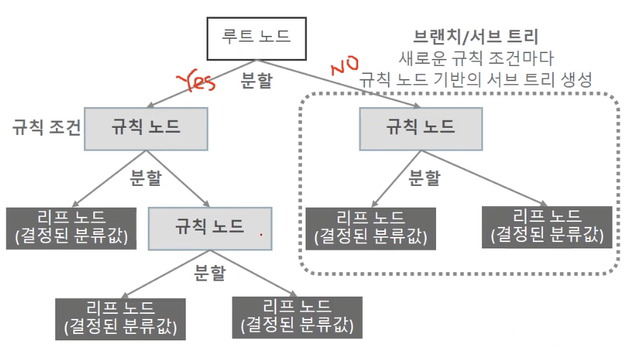
#> input picture 4장/sample1.png, 624 x 349 px, shrunk from 870 x 486 before the run
$ jupyter execute --allow-errors '4.2_결정트리.ipynb'   (shell and % lines are left out)
#> lines starting #> are read from the running program, lines starting #| are printed output that depends on the picture
### Classification

#### 대표적인 분류 알고리즘
* 베이즈(Bayes) 통계와 생성 모델에 기반한 나이브 베이즈(Naive Bayes)
* 독립변수와 종속변수의 선형 관계성에 기반한 로지스틱 회귀(Logistic Regression)
* 데이터 균일도에 따른 규칙 기반의 결정 트리(Decision Tree)
* 개별 클래스 간의 최대 분류 마진을 효과적으로 찾아주는 Support Vector Machine
* 근접 거리를 기준으로 하는 최소 근접(Nearest Neighbor) 알고리즘
* 심층 연결 기반의 신경망(Neural Network)
* 서로 다른(또는 같은) 머신러닝 알고리즘을 결합한 앙상블(Ensemble)

### 1. 결정트리
* 매우 쉽고 유연하게 적용될 수 있는 알고리즘.
* 데이터의 스케일링이나 정규화 등의 사전 가공의 영향이 매우적음.
* 하지만 예측 성능을 향상시키기 위해 복잡한 규칙 구조를 가져야 하며, 이로 인한 과적합(overfitting)이 발생해 반대로 예측 성능이 정하 될 수도 있다는 단점이 있음.

* 하지만 이러한 단점이 앙상블 기법에서는 오히려 장점으로 작용함.
* 앙상블은 매우 많은 여러개의 약한 학습기(즉, 예측 성능이 상대적으로 떨어지는 학습 알고리즘) 을 결합해 확률적 보완과 오류가 발생한 부분에 대한 가중치를 계속 업데이트 하면서 예측성능을 향상시키는데, 결정 트리가 좋은 약한 학습기가 되기 때문이다(GBM, XGBoost, LightGBM 등).

* 결정트리 알고리즘은 데이터에 있는 규칙을 학습을 통해 자동으로 찾아내 트리(Tree) 기반의 분류 규칙을 만든다(if-else 기반 규칙)
* 따라서 데이터의 어떤 기준을 바탕으로 규칙을 만들어야 가장 효율적인 분류가 될 것인가가 알고리즘의 성능을 크게 좌우한다.

[cell 1]
import matplotlib.image as img
import matplotlib.pyplot as pp

fileName = "sample1.png"
ndarray = img.imread(fileName)
#> ndarray is the input picture: shape (349, 624, 4) float32; mean R, G, B, A 0.903, 0.902, 0.903, 1
pp.imshow(ndarray)
pp.show()

[cell 2]
import matplotlib.image as img
import matplotlib.pyplot as pp

fileName = "sample2.png"
ndarray = img.imread(fileName)
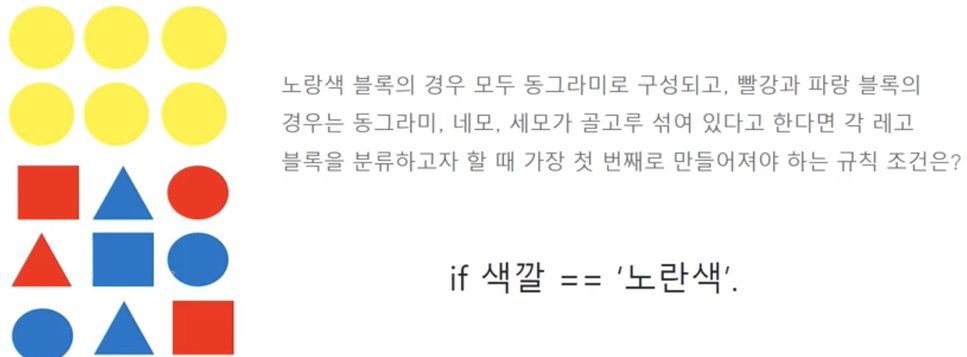
#> input picture 4장/sample2.png, 967 x 357 px, shrunk from 1348 x 498 before the run
#> ndarray is the input picture: shape (357, 967, 4) float32; mean R, G, B, A 0.953, 0.938, 0.911, 1
pp.imshow(ndarray)
pp.show()

### 2. 결정트리에서 정보 균일도를 측정하는 방법 --> 정보 균일도 바탕으로 분할
#### (1) 정보이득(Information Gain)
* 정보이득은 엔트로피라는 개념을 기반으로 함.
* 엔트로피는 주어진 데이터 집합의 혼잡도를 의미. 서로 다른 값이 섞여있으면 엔트로피가 높고 같은 값이 섞여 있으면 엔트로피가 낮다.
* 정보 이득 지수는 1에서 엔트로피 지수를 뺀 값이다. 즉, 1-엔트로피 지수.
* 결정트리는 이 정보이득 지수로 분할 기준을 정한다. 즉, 정보이득이 높은 속성을 기준으로 분할한다.

#### (2) 지니계수
* 지니계수는 원래 경제학에서 불평등 지수를 나타낼 때 사용하는 계수이다.
* 경제학자인 코라도 지니(Corrado Gini)의 이름에서 딴 계수로서 0이 가장 평등하고 1로 갈수록 불평등 하다.
* 머신러닝에 적용될 때는 지니계수가 낮을 수록 데이터 균일도가 높은 것으로 해석되어 계수가 낮은 속성을 기준으로 분할 한다.

[cell 3]
import matplotlib.image as img
import matplotlib.pyplot as pp

fileName = "sample3.png"
ndarray = img.imread(fileName)
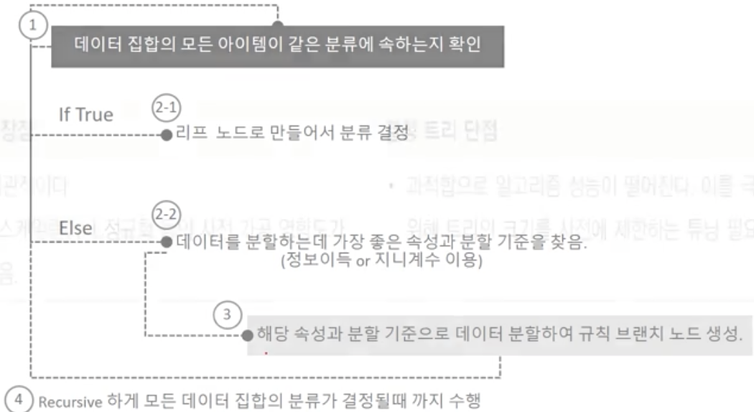
#> input picture 4장/sample3.png, 754 x 412 px, shrunk from 1050 x 574 before the run
#> ndarray is the input picture: shape (412, 754, 4) float32; mean R, G, B, A 0.949, 0.949, 0.948, 1
pp.imshow(ndarray)
pp.show()

### 3. 결정트리의 장단점
* 장점: 쉽다, 직관적임, 피처의 스케일링이나 정규화 등의 사전 가공 영향도가 크지 않다.
* 단점: 과적합으로 알고리즘 성능이떨어진다. 이를 극복하기 위해 트리의 크기를 사전에 제한하는 튜닝 필요.

[cell 4]
from sklearn.tree import DecisionTreeClassifier
from sklearn.datasets import load_iris
from sklearn.model_selection import train_test_split
import warnings
warnings.filterwarnings('ignore')

# DecisionTree Classifier 생성
dt_clf = DecisionTreeClassifier(random_state=156)

# 붓꽃 데이터를 로딩하고, 학습과 테스트 데이터 셋으로 분리
iris_data = load_iris()
X_train , X_test , y_train , y_test = train_test_split(iris_data.data, iris_data.target,
                                                       test_size=0.2,  random_state=11)

# DecisionTreeClassifer 학습.
dt_clf.fit(X_train , y_train)

[cell 5]
from sklearn.tree import export_graphviz

# export_graphviz()의 호출 결과로 out_file로 지정된 tree.dot 파일을 생성함.
export_graphviz(dt_clf, out_file="tree.dot", class_names=iris_data.target_names , \
feature_names = iris_data.feature_names, impurity=True, filled=True)

[cell 6]
import graphviz

# 위에서 생성된 tree.dot 파일을 Graphviz 읽어서 Jupyter Notebook상에서 시각화
#> (the rest of this cell did not finish here and is left out)

[cell 7]
import matplotlib.image as img
import matplotlib.pyplot as pp

fileName = "sample5.png"
ndarray = img.imread(fileName)
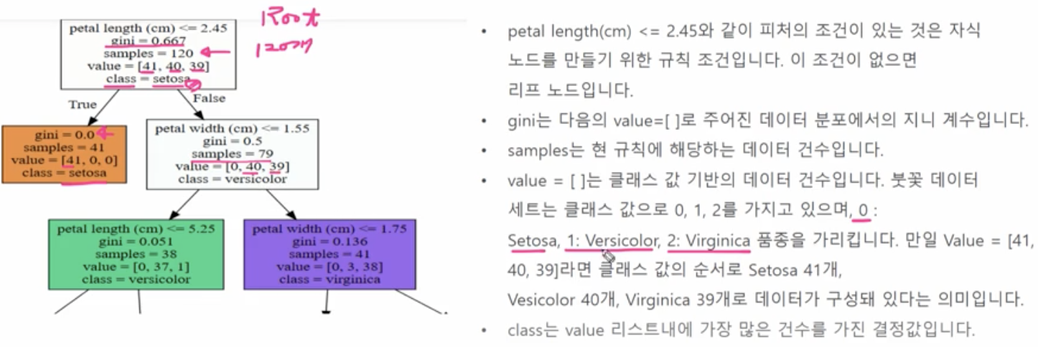
#> input picture 4장/sample5.png, 1038 x 347 px, shrunk from 1446 x 484 before the run
#> ndarray is the input picture: shape (347, 1038, 4) float32; mean R, G, B, A 0.918, 0.917, 0.921, 1
pp.imshow(ndarray)
pp.show()

### 4. 결정 트리 주요 하이퍼 파라미터
* max_depth: 트리의 최대 깊이 규정, 디폴트는 None으로 완벽하게 클래스 결정값이 될 때까지 깊이를 계속 키우며 분할하거나 노드가 가지는 데이터 개수가 min_samples_split 보다 작아질 때까지 계속 깊이를 증가시킴
* max_features: 최적의 분할을 위해 고려할 최대 피처 개수, 디폴트는 None으로 데이터 세트의 모든 피처를 사용해 분할 수행
* min_samples_split: 노드를 분할하기 위해 최소한의 샘플 데이터 수로 과적합을 제어하는데 사용됨
* min_samples_leaf: 분할이 될 경우 왼쪽과 오른쪽 브랜치 노드에서 가져야 할 최소한의 샘플 데이터 수, 말단 노드(Leaf)가 되기 위한 최소한의 샘플 데이터 수, 과적합 제어 용
* max_leaf_nodes: 말단 노드(Leaf)의 최대 개수, 과적합 제어 용도

[cell 8]
iris_data.feature_names

[cell 9]
#피처의 중요도 : 분할을 하는데 어떤 피처들이 자주 사용되느냐
dt_clf.feature_importances_

[cell 10]
import seaborn as sns
import numpy as np

# feature importance 추출
print("Feature importances:\n{0}".format(np.round(dt_clf.feature_importances_, 3)))

# feature별 importance 매핑
for name, value in zip(iris_data.feature_names , dt_clf.feature_importances_):
    print('{0} : {1:.3f}'.format(name, value))

# feature importance를 column 별로 시각화 하기
sns.barplot(x=dt_clf.feature_importances_ , y=iris_data.feature_names)
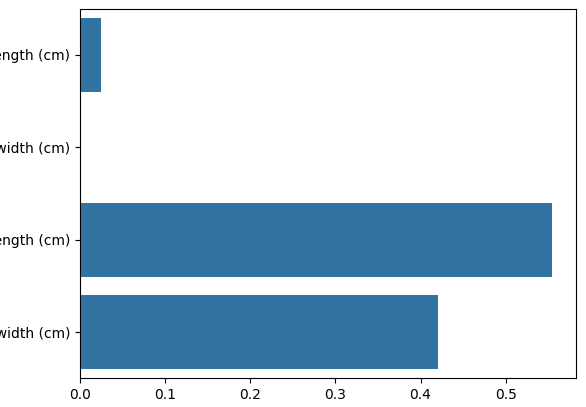
#> figure drawn by matplotlib, 1 panel; tallest bar 0.8 high, from x = 0 to 0.025

### 6. 결정 트리(Decision TREE) 과적합(Overfitting)

[cell 11]
from sklearn.datasets import make_classification
import matplotlib.pyplot as plt

plt.title("3 Class values with 2 Features Sample data creation")

# 2차원 시각화를 위해서 feature는 2개, 결정값 클래스는 3가지 유형의 classification 샘플 데이터 생성.
X_features, y_labels = make_classification(n_features=2, n_redundant=0, n_informative=2,
                             n_classes=3, n_clusters_per_class=1,random_state=0)

# plot 형태로 2개의 feature로 2차원 좌표 시각화, 각 클래스값은 다른 색깔로 표시됨.
plt.scatter(X_features[:, 0], X_features[:, 1], marker='o', c=y_labels, s=25, cmap='rainbow', edgecolor='k')
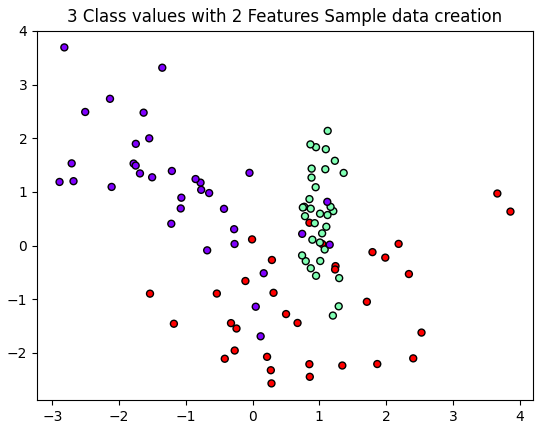
#> figure drawn by matplotlib, 1 panel

[cell 12]
import numpy as np

# Classifier의 Decision Boundary를 시각화 하는 함수
def visualize_boundary(model, X, y):
    fig,ax = plt.subplots()

    # 학습 데이타 scatter plot으로 나타내기
    ax.scatter(X[:, 0], X[:, 1], c=y, s=25, cmap='rainbow', edgecolor='k',
               clim=(y.min(), y.max()), zorder=3)
    ax.axis('tight')
    ax.axis('off')
    xlim_start , xlim_end = ax.get_xlim()
    ylim_start , ylim_end = ax.get_ylim()

    # 호출 파라미터로 들어온 training 데이타로 model 학습 .
    model.fit(X, y)
    # meshgrid 형태인 모든 좌표값으로 예측 수행.
    xx, yy = np.meshgrid(np.linspace(xlim_start,xlim_end, num=200),np.linspace(ylim_start,ylim_end, num=200))
    Z = model.predict(np.c_[xx.ravel(), yy.ravel()]).reshape(xx.shape)

    # contourf() 를 이용하여 class boundary 를 visualization 수행.
    n_classes = len(np.unique(y))
    contours = ax.contourf(xx, yy, Z, alpha=0.3,
                           levels=np.arange(n_classes + 1) - 0.5,
                           cmap='rainbow', clim=(y.min(), y.max()),
                           zorder=1)

[cell 13]
from sklearn.tree import DecisionTreeClassifier

# 특정한 트리 생성 제약없는 결정 트리의 Decsion Boundary 시각화.
dt_clf = DecisionTreeClassifier(random_state=156).fit(X_features, y_labels)
visualize_boundary(dt_clf, X_features, y_labels)
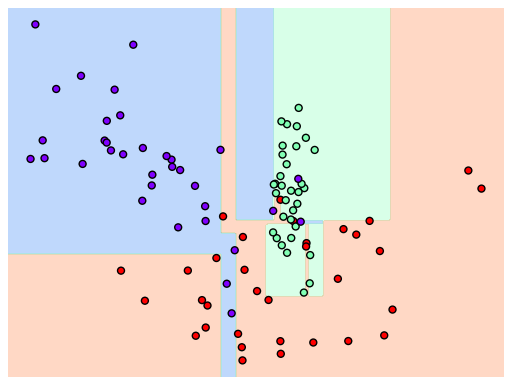
#> figure drawn by matplotlib, 1 panel

[cell 14]
# min_samples_leaf=6 으로 트리 생성 조건을 제약한 Decision Boundary 시각화
dt_clf = DecisionTreeClassifier(random_state=156, min_samples_leaf=6).fit(X_features, y_labels)
visualize_boundary(dt_clf, X_features, y_labels)
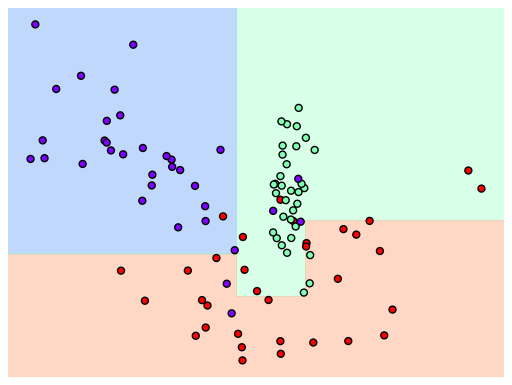
#> figure drawn by matplotlib, 1 panel

### 결정트리 실습 - Human Activity Recognition

사용자 행동인식 데이터는 30명에게 스마트폰 센서를 장착한 뒤 사람의 동작과 ㅑ관련된 여러 가지 피처를 수집한 데이터.

[cell 15]
import pandas as pd
import matplotlib.pyplot as plt

# features.txt 파일에는 피처 이름 index와 피처명이 공백으로 분리되어 있음. 이를 DataFrame으로 로드.
#> (the rest of this cell did not finish here and is left out)

#### 중복된 피처명을 확인

#> (a cell that did not finish here is left out)

#> (a cell that did not finish here is left out)

#### 원본 데이터에 중복된 Feature 명으로 인하여 신규 버전의 Pandas에서 Duplicate name 에러를 발생.
중복 feature명에 대해서 원본 feature 명에 '_1(또는2)'를 추가로 부여하는 함수인 get_new_feature_name_df() 생성

[cell 18]
def get_new_feature_name_df(old_feature_name_df):
    feature_dup_df = pd.DataFrame(data=old_feature_name_df.groupby('column_name').cumcount(),
                                  columns=['dup_cnt'])
    feature_dup_df = feature_dup_df.reset_index()
    new_feature_name_df = pd.merge(old_feature_name_df.reset_index(), feature_dup_df, how='outer')
    new_feature_name_df['column_name'] = new_feature_name_df[['column_name', 'dup_cnt']].apply(lambda x : x[0]+'_'+str(x[1])
                                                                                         if x[1] >0 else x[0],  axis=1)
    new_feature_name_df = new_feature_name_df.drop(['index'], axis=1)
    return new_feature_name_df

[cell 19]
df = pd.DataFrame([['a'], ['a'], ['a'], ['b'], ['b'], ['a']], columns=['A'])
display(df)
df.groupby('A').cumcount()

[cell 20]
import pandas as pd

def get_human_dataset( ):

    # 각 데이터 파일들은 공백으로 분리되어 있으므로 read_csv에서 공백 문자를 sep으로 할당.
    feature_name_df = pd.read_csv('./human_activity/features.txt',sep='\s+',
                        header=None,names=['column_index','column_name'])

    # 중복된 피처명을 수정하는 get_new_feature_name_df()를 이용, 신규 피처명 DataFrame생성.
    new_feature_name_df = get_new_feature_name_df(feature_name_df)

    # DataFrame에 피처명을 컬럼으로 부여하기 위해 리스트 객체로 다시 변환
    feature_name = new_feature_name_df.iloc[:, 1].values.tolist()

    # 학습 피처 데이터 셋과 테스트 피처 데이터을 DataFrame으로 로딩. 컬럼명은 feature_name 적용
    X_train = pd.read_csv('./human_activity/train/X_train.txt',sep='\s+', names=feature_name )
    X_test = pd.read_csv('./human_activity/test/X_test.txt',sep='\s+', names=feature_name)

    # 학습 레이블과 테스트 레이블 데이터을 DataFrame으로 로딩하고 컬럼명은 action으로 부여
    y_train = pd.read_csv('./human_activity/train/y_train.txt',sep='\s+',header=None,names=['action'])
    y_test = pd.read_csv('./human_activity/test/y_test.txt',sep='\s+',header=None,names=['action'])

    # 로드된 학습/테스트용 DataFrame을 모두 반환
    return X_train, X_test, y_train, y_test


#> (the rest of this cell did not finish here and is left out)

[cell 21]
print('## 학습 피처 데이터셋 info()')
#> (the rest of this cell did not finish here and is left out)

#> (a cell that did not finish here is left out)

[cell 23]
from sklearn.tree import DecisionTreeClassifier
from sklearn.metrics import accuracy_score

# 예제 반복 시 마다 동일한 예측 결과 도출을 위해 random_state 설정
dt_clf = DecisionTreeClassifier(random_state=156)
dt_clf.fit(X_train , y_train)
pred = dt_clf.predict(X_test)
accuracy = accuracy_score(y_test , pred)
print('결정 트리 예측 정확도: {0:.4f}'.format(accuracy))

# DecisionTreeClassifier의 하이퍼 파라미터 추출
print('DecisionTreeClassifier 기본 하이퍼 파라미터:\n', dt_clf.get_params())

[cell 24]
from sklearn.model_selection import GridSearchCV

params = {
    'max_depth' : [ 6, 8 ,10, 12, 16 ,20, 24],
    'min_samples_split': [16]
}

grid_cv = GridSearchCV(dt_clf, param_grid=params, scoring='accuracy', cv=5, verbose=1)
grid_cv.fit(X_train , y_train)
print('GridSearchCV 최고 평균 정확도 수치:{0:.4f}'.format(grid_cv.best_score_))
print('GridSearchCV 최적 하이퍼 파라미터:', grid_cv.best_params_)

[cell 25]
# GridSearchCV객체의 cv_results_ 속성을 DataFrame으로 생성.
cv_results_df = pd.DataFrame(grid_cv.cv_results_)

# max_depth 파라미터 값과 그때의 테스트(Evaluation)셋, 학습 데이터 셋의 정확도 수치 추출
cv_results_df[['param_max_depth', 'mean_test_score']]

[cell 26]
max_depths = [ 6, 8 ,10, 12, 16 ,20, 24]
# max_depth 값을 변화 시키면서 그때마다 학습과 테스트 셋에서의 예측 성능 측정
for depth in max_depths:
    dt_clf = DecisionTreeClassifier(max_depth=depth, min_samples_split=16, random_state=156)
    dt_clf.fit(X_train , y_train)
    pred = dt_clf.predict(X_test)
    accuracy = accuracy_score(y_test , pred)
    print('max_depth = {0} 정확도: {1:.4f}'.format(depth , accuracy))
